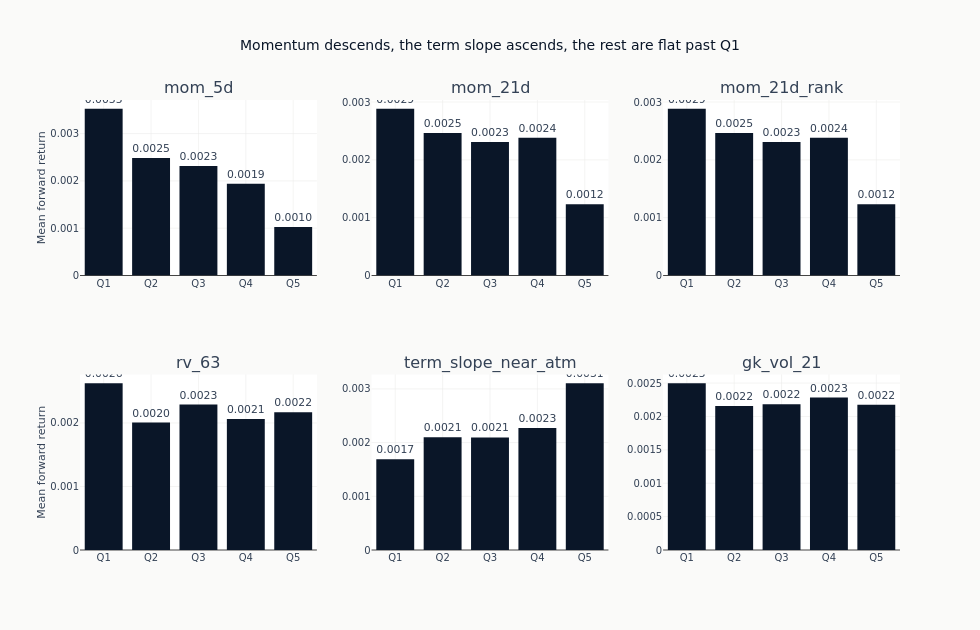

The code cell stored with this chart in its notebook:
### Code cell
if quantile_spreads:
    n_show = min(6, len(quantile_spreads))
    feats_to_show = list(quantile_spreads.keys())[:n_show]
    n_rows_fig = (n_show + 2) // 3
    fig = make_subplots(
        rows=n_rows_fig,
        cols=3,
        subplot_titles=feats_to_show,
        vertical_spacing=0.22,
    )
    for idx, feat in enumerate(feats_to_show):
        r, c = divmod(idx, 3)
        q_means = quantile_spreads[feat]["q_means"]
        _ = fig.add_trace(
            go.Bar(
                x=[f"Q{i + 1}" for i in range(len(q_means))],
                y=q_means,
                marker_color=COLORS["blue"],
                showlegend=False,
                text=[f"{m:.4f}" for m in q_means],
                textposition="outside",
            ),
            row=r + 1,
            col=c + 1,
        )
    fig.update_layout(
        title="Momentum descends, the term slope ascends, the rest are flat past Q1",
        height=270 * n_rows_fig + 90,
        width=980,
    )
    fig.update_yaxes(title_text="Mean forward return", col=1)
    show_plotly_with_alt(
        fig,
        "Six small bar charts, one per feature, each showing the mean forward return of five "
        "quantile groups formed within each session. The three momentum panels descend from Q1 "
        "to Q5, `mom_5d` most cleanly from about 0.0035 to 0.0010 and the two 21-day panels with "
        "a small rise at Q4 before dropping to about 0.0012 at Q5. `term_slope_near_atm` runs the "
        "other way, rising from about 0.0017 at Q1 to about 0.0031 at Q5. `rv_63` and `gk_vol_21` "
        "have their highest group at Q1, about 0.0026 and 0.0025, and the remaining four groups "
        "sit within about 0.0003 of each other with no order among them.",
    )
    print("Top group minus bottom group, and how ordered the five groups are:")
    for feat in feats_to_show:
        print(
            f"  {feat:28s} spread={quantile_spreads[feat]['spread']:+.5f}"
            f"  monotonicity={monotonicity_scores[feat]:+.2f}"
        )

### Figure 1 — Plotly figure (JSON) as saved in the notebook; plotly's stock layout.template omitted (floating-point values rounded to 4 significant figures)
{"data": [{"marker": {"color": "#0a1628"}, "showlegend": false, "text": ["0.0035", "0.0025", "0.0023", "0.0019", "0.0010"], "textposition": "outside", "type": "bar", "x": ["Q1", "Q2", "Q3", "Q4", "Q5"], "xaxis": "x", "y": [0.003525, 0.002486, 0.002314, 0.001938, 0.001027], "yaxis": "y"}, {"marker": {"color": "#0a1628"}, "showlegend": false, "text": ["0.0029", "0.0025", "0.0023", "0.0024", "0.0012"], "textposition": "outside", "type": "bar", "x": ["Q1", "Q2", "Q3", "Q4", "Q5"], "xaxis": "x2", "y": [0.002883, 0.002466, 0.002308, 0.002383, 0.001231], "yaxis": "y2"}, {"marker": {"color": "#0a1628"}, "showlegend": false, "text": ["0.0029", "0.0025", "0.0023", "0.0024", "0.0012"], "textposition": "outside", "type": "bar", "x": ["Q1", "Q2", "Q3", "Q4", "Q5"], "xaxis": "x3", "y": [0.002883, 0.002466, 0.002308, 0.002383, 0.001231], "yaxis": "y3"}, {"marker": {"color": "#0a1628"}, "showlegend": false, "text": ["0.0026", "0.0020", "0.0023", "0.0021", "0.0022"], "textposition": "outside", "type": "bar", "x": ["Q1", "Q2", "Q3", "Q4", "Q5"], "xaxis": "x4", "y": [0.002624, 0.002006, 0.002289, 0.002061, 0.002167], "yaxis": "y4"}, {"marker": {"color": "#0a1628"}, "showlegend": false, "text": ["0.0017", "0.0021", "0.0021", "0.0023", "0.0031"], "textposition": "outside", "type": "bar", "x": ["Q1", "Q2", "Q3", "Q4", "Q5"], "xaxis": "x5", "y": [0.001688, 0.0021, 0.002097, 0.00227, 0.003104], "yaxis": "y5"}, {"marker": {"color": "#0a1628"}, "showlegend": false, "text": ["0.0025", "0.0022", "0.0022", "0.0023", "0.0022"], "textposition": "outside", "type": "bar", "x": ["Q1", "Q2", "Q3", "Q4", "Q5"], "xaxis": "x6", "y": [0.002497, 0.002157, 0.002185, 0.002284, 0.002175], "yaxis": "y6"}], "layout": {"annotations": [{"font": {"size": 16}, "showarrow": false, "text": "mom_5d", "x": 0.1444, "xanchor": "center", "xref": "paper", "y": 1.0, "yanchor": "bottom", "yref": "paper"}, {"font": {"size": 16}, "showarrow": false, "text": "mom_21d", "x": 0.5, "xanchor": "center", "xref": "paper", "y": 1.0, "yanchor": "bottom", "yref": "paper"}, {"font": {"size": 16}, "showarrow": false, "text": "mom_21d_rank", "x": 0.8556, "xanchor": "center", "xref": "paper", "y": 1.0, "yanchor": "bottom", "yref": "paper"}, {"font": {"size": 16}, "showarrow": false, "text": "rv_63", "x": 0.1444, "xanchor": "center", "xref": "paper", "y": 0.39, "yanchor": "bottom", "yref": "paper"}, {"font": {"size": 16}, "showarrow": false, "text": "term_slope_near_atm", "x": 0.5, "xanchor": "center", "xref": "paper", "y": 0.39, "yanchor": "bottom", "yref": "paper"}, {"font": {"size": 16}, "showarrow": false, "text": "gk_vol_21", "x": 0.8556, "xanchor": "center", "xref": "paper", "y": 0.39, "yanchor": "bottom", "yref": "paper"}], "height": 630, "title": {"text": "Momentum descends, the term slope ascends, the rest are flat past Q1"}, "width": 980, "xaxis": {"anchor": "y", "domain": [0.0, 0.2889]}, "xaxis2": {"anchor": "y2", "domain": [0.3556, 0.6444]}, "xaxis3": {"anchor": "y3", "domain": [0.7111, 1.0]}, "xaxis4": {"anchor": "y4", "domain": [0.0, 0.2889]}, "xaxis5": {"anchor": "y5", "domain": [0.3556, 0.6444]}, "xaxis6": {"anchor": "y6", "domain": [0.7111, 1.0]}, "yaxis": {"anchor": "x", "domain": [0.61, 1.0], "title": {"text": "Mean forward return"}}, "yaxis2": {"anchor": "x2", "domain": [0.61, 1.0]}, "yaxis3": {"anchor": "x3", "domain": [0.61, 1.0]}, "yaxis4": {"anchor": "x4", "domain": [0.0, 0.39], "title": {"text": "Mean forward return"}}, "yaxis5": {"anchor": "x5", "domain": [0.0, 0.39]}, "yaxis6": {"anchor": "x6", "domain": [0.0, 0.39]}}}
